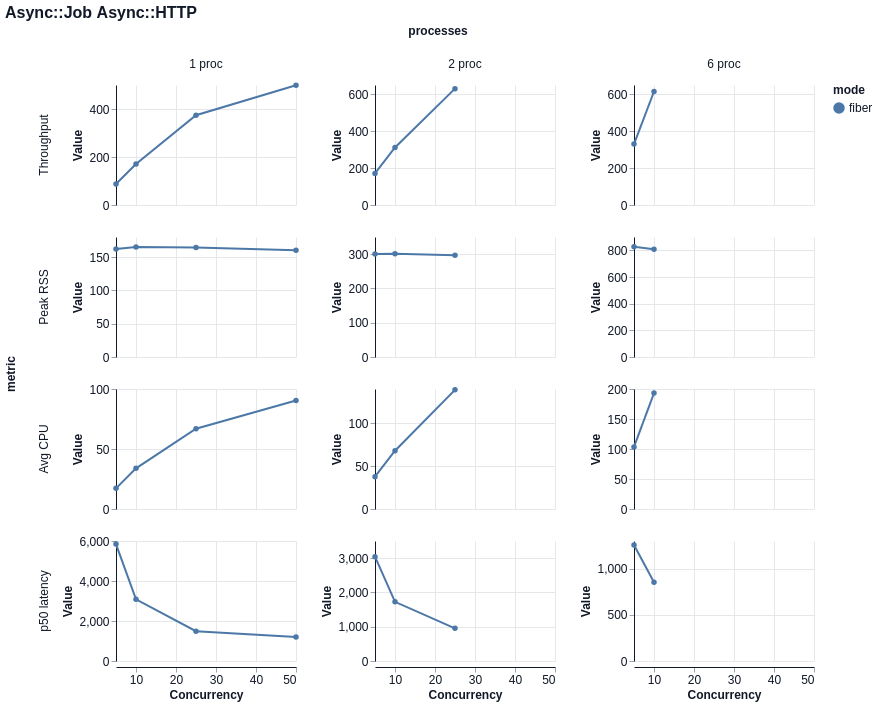

This figure's Vega-Lite source:
### Vega-Lite specification from a JSON file in a GitHub repository (floating-point values rounded to 4 significant figures)
{"$schema": "https://vega.github.io/schema/vega-lite/v6.json", "title": "Async::Job Async::HTTP", "width": 180, "height": 120, "data": {"values": [{"mode": "fiber", "concurrency": 5, "processes": "1 proc", "metric": "Throughput", "value": 87.64, "unit": "jobs/s"}, {"mode": "fiber", "concurrency": 5, "processes": "1 proc", "metric": "Peak RSS", "value": 162.2, "unit": "MB"}, {"mode": "fiber", "concurrency": 5, "processes": "1 proc", "metric": "Avg CPU", "value": 17.2, "unit": "%"}, {"mode": "fiber", "concurrency": 5, "processes": "1 proc", "metric": "p50 latency", "value": 5846.0, "unit": "ms"}, {"mode": "fiber", "concurrency": 10, "processes": "1 proc", "metric": "Throughput", "value": 171.0, "unit": "jobs/s"}, {"mode": "fiber", "concurrency": 10, "processes": "1 proc", "metric": "Peak RSS", "value": 165.1, "unit": "MB"}, {"mode": "fiber", "concurrency": 10, "processes": "1 proc", "metric": "Avg CPU", "value": 33.9, "unit": "%"}, {"mode": "fiber", "concurrency": 10, "processes": "1 proc", "metric": "p50 latency", "value": 3082.0, "unit": "ms"}, {"mode": "fiber", "concurrency": 25, "processes": "1 proc", "metric": "Throughput", "value": 373.9, "unit": "jobs/s"}, {"mode": "fiber", "concurrency": 25, "processes": "1 proc", "metric": "Peak RSS", "value": 164.1, "unit": "MB"}, {"mode": "fiber", "concurrency": 25, "processes": "1 proc", "metric": "Avg CPU", "value": 66.9, "unit": "%"}, {"mode": "fiber", "concurrency": 25, "processes": "1 proc", "metric": "p50 latency", "value": 1492.0, "unit": "ms"}, {"mode": "fiber", "concurrency": 50, "processes": "1 proc", "metric": "Throughput", "value": 498.9, "unit": "jobs/s"}, {"mode": "fiber", "concurrency": 50, "processes": "1 proc", "metric": "Peak RSS", "value": 160.1, "unit": "MB"}, {"mode": "fiber", "concurrency": 50, "processes": "1 proc", "metric": "Avg CPU", "value": 90.4, "unit": "%"}, {"mode": "fiber", "concurrency": 50, "processes": "1 proc", "metric": "p50 latency", "value": 1198.0, "unit": "ms"}, {"mode": "fiber", "concurrency": 5, "processes": "2 proc", "metric": "Throughput", "value": 170.9, "unit": "jobs/s"}, {"mode": "fiber", "concurrency": 5, "processes": "2 proc", "metric": "Peak RSS", "value": 300.2, "unit": "MB"}, {"mode": "fiber", "concurrency": 5, "processes": "2 proc", "metric": "Avg CPU", "value": 37.7, "unit": "%"}, {"mode": "fiber", "concurrency": 5, "processes": "2 proc", "metric": "p50 latency", "value": 3043.0, "unit": "ms"}, {"mode": "fiber", "concurrency": 10, "processes": "2 proc", "metric": "Throughput", "value": 311.6, "unit": "jobs/s"}, {"mode": "fiber", "concurrency": 10, "processes": "2 proc", "metric": "Peak RSS", "value": 300.8, "unit": "MB"}, {"mode": "fiber", "concurrency": 10, "processes": "2 proc", "metric": "Avg CPU", "value": 68.0, "unit": "%"}, {"mode": "fiber", "concurrency": 10, "processes": "2 proc", "metric": "p50 latency", "value": 1726.0, "unit": "ms"}, {"mode": "fiber", "concurrency": 25, "processes": "2 proc", "metric": "Throughput", "value": 630.3, "unit": "jobs/s"}, {"mode": "fiber", "concurrency": 25, "processes": "2 proc", "metric": "Peak RSS", "value": 297.0, "unit": "MB"}, {"mode": "fiber", "concurrency": 25, "processes": "2 proc", "metric": "Avg CPU", "value": 139.0, "unit": "%"}, {"mode": "fiber", "concurrency": 25, "processes": "2 proc", "metric": "p50 latency", "value": 953.8, "unit": "ms"}, {"mode": "fiber", "concurrency": 5, "processes": "6 proc", "metric": "Throughput", "value": 329.9, "unit": "jobs/s"}, {"mode": "fiber", "concurrency": 5, "processes": "6 proc", "metric": "Peak RSS", "value": 826.3, "unit": "MB"}, {"mode": "fiber", "concurrency": 5, "processes": "6 proc", "metric": "Avg CPU", "value": 103.5, "unit": "%"}, {"mode": "fiber", "concurrency": 5, "processes": "6 proc", "metric": "p50 latency", "value": 1257.0, "unit": "ms"}, {"mode": "fiber", "concurrency": 10, "processes": "6 proc", "metric": "Throughput", "value": 614.8, "unit": "jobs/s"}, {"mode": "fiber", "concurrency": 10, "processes": "6 proc", "metric": "Peak RSS", "value": 808.1, "unit": "MB"}, {"mode": "fiber", "concurrency": 10, "processes": "6 proc", "metric": "Avg CPU", "value": 193.2, "unit": "%"}, {"mode": "fiber", "concurrency": 10, "processes": "6 proc", "metric": "p50 latency", "value": 852.9, "unit": "ms"}]}, "mark": {"type": "line", "point": true, "tooltip": true}, "encoding": {"x": {"field": "concurrency", "type": "quantitative", "title": "Concurrency"}, "y": {"field": "value", "type": "quantitative", "title": "Value"}, "color": {"field": "mode", "type": "nominal"}, "tooltip": [{"field": "mode", "type": "nominal"}, {"field": "concurrency", "type": "quantitative"}, {"field": "processes", "type": "nominal"}, {"field": "metric", "type": "nominal"}, {"field": "percentile", "type": "nominal"}, {"field": "value", "type": "quantitative"}], "row": {"field": "metric", "type": "nominal", "sort": ["Throughput", "Peak RSS", "Avg CPU", "p50 latency"]}, "column": {"field": "processes", "type": "nominal", "sort": null}}, "config": {"background": "white", "axis": {"labelFont": "Helvetica", "titleFont": "Helvetica", "labelFontSize": 12, "titleFontSize": 12, "labelColor": "#111827", "titleColor": "#111827", "domainColor": "#111827", "tickColor": "#9ca3af", "grid": true, "gridColor": "#e5e7eb"}, "header": {"labelFont": "Helvetica", "titleFont": "Helvetica", "labelFontSize": 12, "titleFontSize": 12, "labelColor": "#111827", "titleColor": "#111827"}, "legend": {"labelFont": "Helvetica", "titleFont": "Helvetica", "labelFontSize": 12, "titleFontSize": 12, "labelColor": "#111827", "titleColor": "#111827"}, "title": {"font": "Helvetica", "fontSize": 16, "anchor": "start", "color": "#111827"}, "view": {"stroke": null}}, "resolve": {"scale": {"y": "independent"}}}
